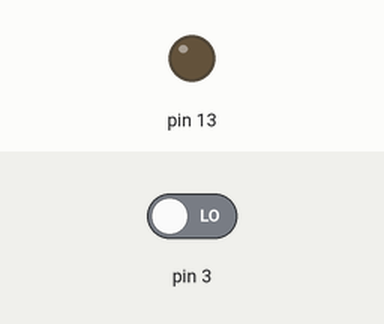
A sketch run on a simulated Arduino Uno, built with avr-gcc and run on an emulated ATmega328P. Shown: output pins drawn as LEDs (lit = HIGH). The test bench sets the inputs (shaded band); at power-on: pin 3 LOW.

Above: at 1.2 s.
1.3 s: pin 3 driven HIGH
At 2.1 s:
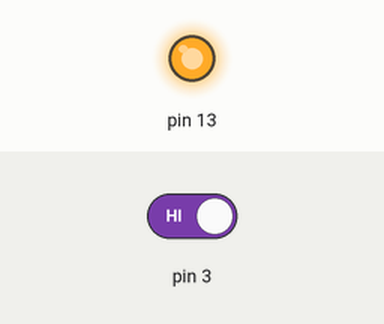
2.8 s: pin 3 driven LOW
At 3.2 s:
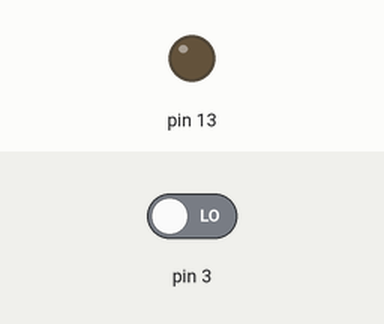
Timing chart, 0 to 5.8 s (numbered marks = the images above; inputs shaded):
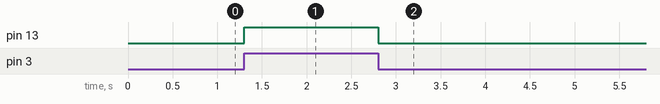

The sketch:

Sound_control_Robot.ino
```cpp
void setup()
{
pinMode(13,OUTPUT);
pinMode(3,INPUT);
}

void loop()
{
int s = digitalRead(3);
if(s == HIGH)
{
digitalWrite(13,HIGH);
}
if(s==LOW)
{
digitalWrite(13,LOW);
}
}
```

Measured:
- after the input at 1.3 s, pin 13: LOW → HIGH at once
- after the input at 2.8 s, pin 13: HIGH → LOW at once
